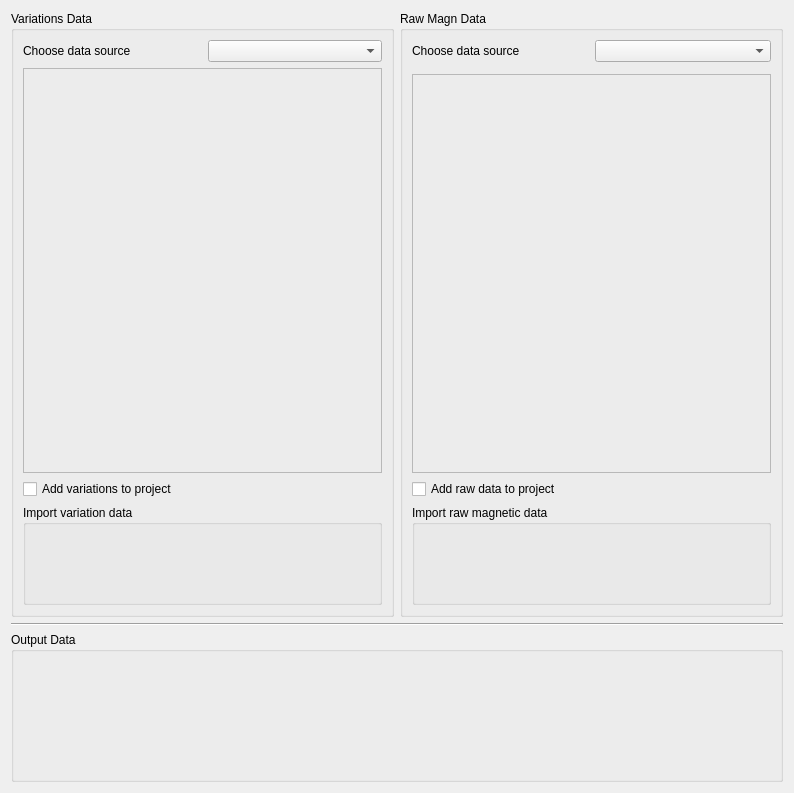
<?xml version="1.0" encoding="UTF-8"?>
<ui version="4.0">
 <class>CalculateVariationWiget</class>
 <widget class="QWidget" name="CalculateVariationWiget">
  <property name="geometry">
   <rect>
    <x>0</x>
    <y>0</y>
    <width>794</width>
    <height>793</height>
   </rect>
  </property>
  <property name="windowTitle">
   <string>Calculate Magnetic Variation</string>
  </property>
  <layout class="QVBoxLayout" name="verticalLayout">
   <item>
    <layout class="QHBoxLayout" name="horizontalLayout">
     <item>
      <widget class="QGroupBox" name="groupBox_2">
       <property name="sizePolicy">
        <sizepolicy hsizetype="Expanding" vsizetype="Expanding">
         <horstretch>0</horstretch>
         <verstretch>0</verstretch>
        </sizepolicy>
       </property>
       <property name="title">
        <string>Variations Data</string>
       </property>
       <layout class="QVBoxLayout" name="verticalLayout_2">
        <item>
         <layout class="QHBoxLayout" name="horizontalLayout_2">
          <property name="spacing">
           <number>10</number>
          </property>
          <property name="topMargin">
           <number>0</number>
          </property>
          <item>
           <widget class="QLabel" name="label">
            <property name="sizePolicy">
             <sizepolicy hsizetype="MinimumExpanding" vsizetype="Maximum">
              <horstretch>0</horstretch>
              <verstretch>0</verstretch>
             </sizepolicy>
            </property>
            <property name="text">
             <string>Choose data source</string>
            </property>
           </widget>
          </item>
          <item>
           <widget class="QComboBox" name="VariationImportDataType_comboBox">
            <property name="sizePolicy">
             <sizepolicy hsizetype="MinimumExpanding" vsizetype="Fixed">
              <horstretch>0</horstretch>
              <verstretch>0</verstretch>
             </sizepolicy>
            </property>
            <property name="minimumSize">
             <size>
              <width>150</width>
              <height>0</height>
             </size>
            </property>
           </widget>
          </item>
         </layout>
        </item>
        <item>
         <widget class="QFrame" name="frame">
          <property name="sizePolicy">
           <sizepolicy hsizetype="Preferred" vsizetype="Expanding">
            <horstretch>0</horstretch>
            <verstretch>0</verstretch>
           </sizepolicy>
          </property>
          <property name="frameShape">
           <enum>QFrame::StyledPanel</enum>
          </property>
          <property name="frameShadow">
           <enum>QFrame::Raised</enum>
          </property>
         </widget>
        </item>
        <item>
         <widget class="QCheckBox" name="checkBox">
          <property name="sizePolicy">
           <sizepolicy hsizetype="Preferred" vsizetype="Fixed">
            <horstretch>0</horstretch>
            <verstretch>0</verstretch>
           </sizepolicy>
          </property>
          <property name="text">
           <string>Add variations to project</string>
          </property>
         </widget>
        </item>
        <item>
         <widget class="QGroupBox" name="groupBox_4">
          <property name="sizePolicy">
           <sizepolicy hsizetype="Preferred" vsizetype="Minimum">
            <horstretch>0</horstretch>
            <verstretch>0</verstretch>
           </sizepolicy>
          </property>
          <property name="minimumSize">
           <size>
            <width>0</width>
            <height>100</height>
           </size>
          </property>
          <property name="title">
           <string>Import variation data</string>
          </property>
         </widget>
        </item>
       </layout>
      </widget>
     </item>
     <item>
      <widget class="QGroupBox" name="groupBox_3">
       <property name="sizePolicy">
        <sizepolicy hsizetype="Expanding" vsizetype="Expanding">
         <horstretch>0</horstretch>
         <verstretch>0</verstretch>
        </sizepolicy>
       </property>
       <property name="title">
        <string>Raw Magn Data</string>
       </property>
       <layout class="QVBoxLayout" name="verticalLayout_3">
        <item>
         <layout class="QHBoxLayout" name="horizontalLayout_3">
          <item>
           <widget class="QLabel" name="label_2">
            <property name="sizePolicy">
             <sizepolicy hsizetype="MinimumExpanding" vsizetype="Maximum">
              <horstretch>0</horstretch>
              <verstretch>0</verstretch>
             </sizepolicy>
            </property>
            <property name="text">
             <string>Choose data source</string>
            </property>
           </widget>
          </item>
          <item>
           <widget class="QComboBox" name="comboBox_2">
            <property name="sizePolicy">
             <sizepolicy hsizetype="MinimumExpanding" vsizetype="Fixed">
              <horstretch>0</horstretch>
              <verstretch>0</verstretch>
             </sizepolicy>
            </property>
            <property name="minimumSize">
             <size>
              <width>150</width>
              <height>0</height>
             </size>
            </property>
           </widget>
          </item>
         </layout>
        </item>
        <item>
         <widget class="QgsProjectionSelectionWidget" name="mQgsProjectionSelectionWidget">
          <property name="contextMenuPolicy">
           <enum>Qt::DefaultContextMenu</enum>
          </property>
         </widget>
        </item>
        <item>
         <widget class="QFrame" name="frame_2">
          <property name="sizePolicy">
           <sizepolicy hsizetype="Preferred" vsizetype="Expanding">
            <horstretch>0</horstretch>
            <verstretch>0</verstretch>
           </sizepolicy>
          </property>
          <property name="frameShape">
           <enum>QFrame::StyledPanel</enum>
          </property>
          <property name="frameShadow">
           <enum>QFrame::Raised</enum>
          </property>
         </widget>
        </item>
        <item>
         <widget class="QCheckBox" name="checkBox_2">
          <property name="sizePolicy">
           <sizepolicy hsizetype="Preferred" vsizetype="Fixed">
            <horstretch>0</horstretch>
            <verstretch>0</verstretch>
           </sizepolicy>
          </property>
          <property name="text">
           <string>Add raw data to project</string>
          </property>
         </widget>
        </item>
        <item>
         <widget class="QGroupBox" name="groupBox_5">
          <property name="sizePolicy">
           <sizepolicy hsizetype="Preferred" vsizetype="Minimum">
            <horstretch>0</horstretch>
            <verstretch>0</verstretch>
           </sizepolicy>
          </property>
          <property name="minimumSize">
           <size>
            <width>0</width>
            <height>100</height>
           </size>
          </property>
          <property name="title">
           <string>Import raw magnetic data</string>
          </property>
         </widget>
        </item>
       </layout>
      </widget>
     </item>
    </layout>
   </item>
   <item>
    <widget class="Line" name="line">
     <property name="orientation">
      <enum>Qt::Horizontal</enum>
     </property>
    </widget>
   </item>
   <item>
    <widget class="QGroupBox" name="groupBox">
     <property name="minimumSize">
      <size>
       <width>0</width>
       <height>150</height>
      </size>
     </property>
     <property name="maximumSize">
      <size>
       <width>16777215</width>
       <height>200</height>
      </size>
     </property>
     <property name="title">
      <string>Output Data</string>
     </property>
    </widget>
   </item>
  </layout>
 </widget>
 <customwidgets>
  <customwidget>
   <class>QgsProjectionSelectionWidget</class>
   <extends>QWidget</extends>
   <header>qgsprojectionselectionwidget.h</header>
  </customwidget>
 </customwidgets>
 <resources/>
 <connections/>
</ui>
